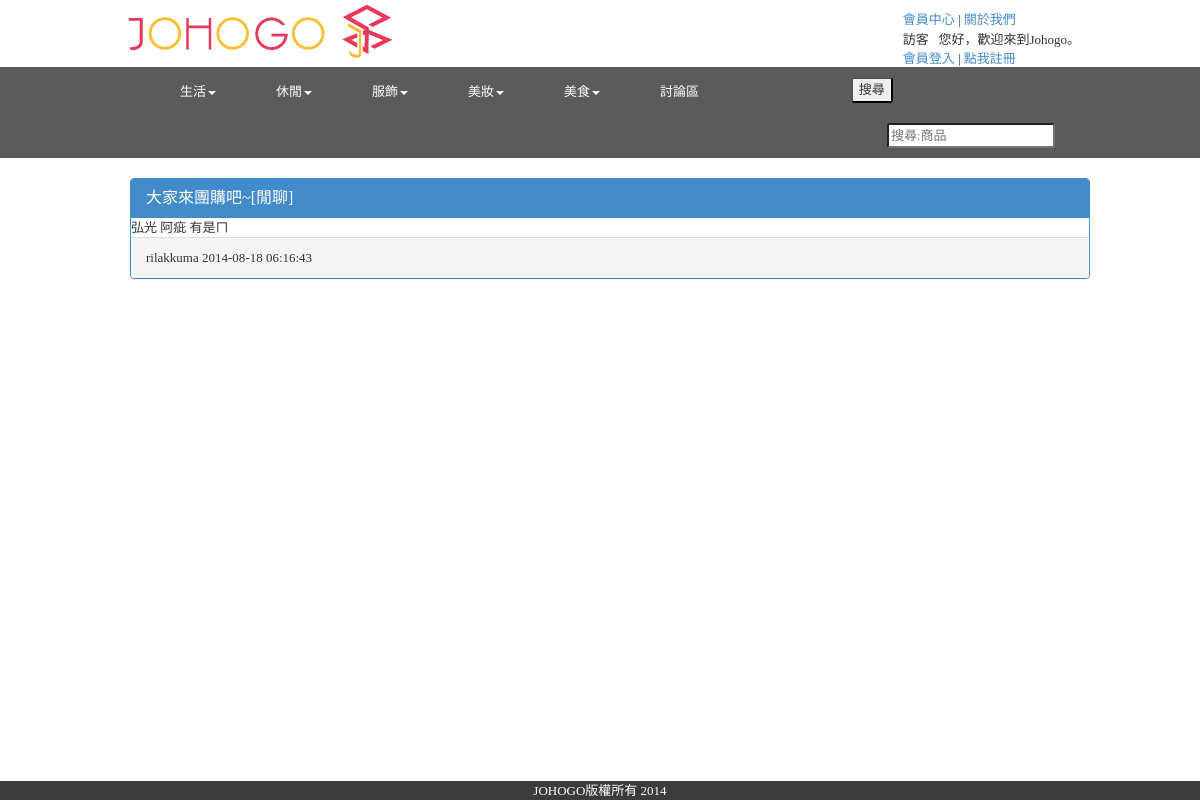
The app's page /discuz_info.php?d_id=900001 with its own data.
### tables this page shows
CREATE TABLE IF NOT EXISTS `category_2` (
  `id` int(11) NOT NULL AUTO_INCREMENT,
  `c1_name` varchar(20) NOT NULL,
  `c2_name` varchar(20) NOT NULL,
  PRIMARY KEY (`id`)
);

CREATE TABLE IF NOT EXISTS `discuz` (
  `d_id` int(11) NOT NULL AUTO_INCREMENT COMMENT 'primary key',
  `m_account` varchar(15) NOT NULL COMMENT 'foreign key',
  `d_title` char(20) NOT NULL,
  `category` char(4) NOT NULL,
  `content` text,
  `datetime` timestamp NOT NULL DEFAULT CURRENT_TIMESTAMP ON UPDATE CURRENT_TIMESTAMP COMMENT 'the time online',
  `popular` int(11) DEFAULT '0' COMMENT 'the number of people pay attention on the product',
  PRIMARY KEY (`d_id`),
  KEY `m_account` (`m_account`)
);

### db_class.php (called while the page is built, shortened)
<?php
class DB
{
    var $_dbConn = 0;
    function connect_db($host, $user, $pwd, $dbname)
    {
        $dbConn = mysql_connect($host, $user, $pwd);
        $this->_dbConn = $dbConn;
        return true;
    }
    function getOnly($query){
        $queryResource = mysql_query($query, $this->_dbConn);
        $result = mysql_fetch_array($queryResource, MYSQL_ASSOC);
        return $result;
    }
}
?>

### discuz_info.php (the view)
<?php include ('header.php');?>
<div class="container_12">
<?php
	$sql = "SELECT * FROM `discuz` WHERE `d_id` =".$_GET["d_id"];
	$result = $db->getOnly($sql);
?>
	<div class="grid_12">
		<div class="panel panel-primary container_12">
			<div class="panel-heading">
		    	<h3 class="panel-title"><?php echo $result["d_title"].'['.$result["category"].']'; ?></h3>
		  	</div>
		  	<div class="login-body">
		    	<?php echo $result["content"];?>
		  	</div>
	  	<div class="panel-footer" id="form-footer">
	  		<span><?php echo $result["m_account"]?><span>
	  		<span><?php echo $result["datetime"];?><span>
	  	</div>
	  </div>
	</div>
</div>
<?php include ('footer.php');?>

### header.php (shortened to what this page needs)
<?php
	include_once ("db_class.php");
	$db = new DB();
	$sql_category_1 = "SELECT * FROM `category_1`";
	$db->query($sql_category_1);
	$category = array();
	while($result = $db->fetch_array()){
		$category[$result['c1_name']] = array();
	}
	foreach ($category as $key => $value) {
		$sql_category_2 = "SELECT * FROM `category_2` WHERE `c1_name`= \"";
		$sql_category_2 .= "$key\"";
		$db->query($sql_category_2);
		while($result = $db->fetch_array()){
			array_push($category[$key], $result['c2_name']);
		}
	}
	$account = $_SESSION["authen"];
	if(!isset($_SESSION["authen"])){
		$account = "訪客";
		$login_status = "<a id=\"login\" href=\"login.php\">會員登入</a> | <a id=\"signup\" href=\"signup.php\">點我註冊</a>";
	}else{
		$login_status = "<a id=\"modify_data\" href=\"modify_data.php\">會員資料修改</a> | <a id=\"logout\" href=\"logout.php\">會員登出</a>";
	}
?>
<html>
	<head>
		<link rel="stylesheet" type="text/css" media="all" href="css/bootstrap.min.css" />
		<link rel="stylesheet" type="text/css" media="all" href="css/reset.css" />
		<link rel="stylesheet" type="text/css" media="all" href="css/text.css" />
		<link rel="stylesheet" type="text/css" media="all" href="css/960.css" />
		<link rel="stylesheet" type="text/css" media="all" href="css/header.css" />
		<link rel="stylesheet" type="text/css" media="all" href="css/footer.css" />
		<link rel="stylesheet" href="http://code.jquery.com/ui/1.10.4/themes/smoothness/jquery-ui.css">
	</head>
	<body>
		<div id="header">
			<div id="logo">
				<a id="logo-img" href="index.php"><img src="resource/johogo-logo.png"></a>
				<div id="membership">
					<nav>
						<a id="member_center" href="#">會員中心</a> |
						<a id="about_us" href="#" onFocus>關於我們</a>
					</nav>
					<nav>
						<span><?php echo $account;?></span>&nbsp;&nbsp;&nbsp;您好，歡迎來到Johogo。
					</nav>
					<nav>
						<?php echo $login_status;?>
					</nav>
				</div>
			</div>
			<nav id="data-sticky-column" class="navbar navbar-default">
				<div class="collapse navbar-collapse container_12">
					<ul class="nav navbar-nav" role="navigation">
						<?php
							foreach ($category as $c1_name => $c1_value) {
								echo "<li class=\"dropdown menu-item\">\r\n".
										"<a href=\"#\" class=\"dropdown-toggle\" data-toggle=\"dropdown\">".$c1_name."<span class=\"caret\"></a>\r\n".
										"<ul class=\"dropdown-menu\" role=\"menu\">\r\n";
								echo 	"</ul>\r\n".
									 "</li>";
							}
						?>
						<li class="menu-item" onmoucsover="menu_detect()"><a href="discuz.php">討論區</a></li>
					</ul>
					<input id="srh_submit" class="menu_input" type="submit" name="submit" value="搜尋">
					<input id="keyword" class="menu_input" type="text" name="keyword" placeholder="搜尋:商品">
				</div>
			</nav>
		</div>

### css/text.css (style rules this page uses)
body { font:13px/1.5 'Helvetica Neue',Arial,'Liberation Sans',FreeSans,sans-serif }
h3 { font-size:21px }
ul { list-style:disc }
li { margin-left:30px }
p,dl,hr,h1,h2,h3,h4,h5,h6,ol,ul,pre,table,address,fieldset,figure { margin-bottom:20px }

### css/960.css (style rules this page uses)
body { min-width:960px }
.container_12,.container_16 { margin-left:auto;margin-right:auto;width:960px }
.grid_1,.grid_2,.grid_3,.grid_4,.grid_5,.grid_6,.grid_7,.grid_8,.grid_9,.grid_10,.grid_11,.grid_12,.grid_13,.grid_14,.grid_15,.grid_16 { display:inline;float:left;margin-left:10px;margin-right:10px }
.container_12 .grid_12,.container_16 .grid_16 { width:940px }
.clearfix:before,.clearfix:after,.container_12:before,.container_12:after,.container_16:before,.container_16:after { content:'.';display:block;overflow:hidden;visibility:hidden;font-size:0;line-height:0;width:0;height:0 }
.clearfix:after,.container_12:after,.container_16:after { clear:both }
.clearfix,.container_12,.container_16 { zoom:1 }

### css/header.css (style rules this page uses)
body { font-family: 微軟正黑體; }
#logo-img { margin-left: 10%; }
#membership { display: inline-block; float: right; margin-top: 10px; margin-right: 10%; }
#data-sticky-column { background: #5B5B5B; border: 0px; border-radius: 0px; }
#data-sticky-column>div>ul>li>a { color: #FFFFFF; }
.menu-item>a { color: #FFFFFF; }
.menu_input { float: right; border-radius: 3px; margin: 10px; }

### records on screen
category_2: c1_name "美妝"
discuz: d_title "大家來團購吧~", category "閒聊", content "弘光 阿疵 有是ㄇ", m_account "rilakkuma", datetime "2014-08-18 06:16:43"

### other values on screen
$account "訪客"
$c1_name "生活"
$c1_name "休閒"
$c1_name "服飾"
$c1_name "美食"
